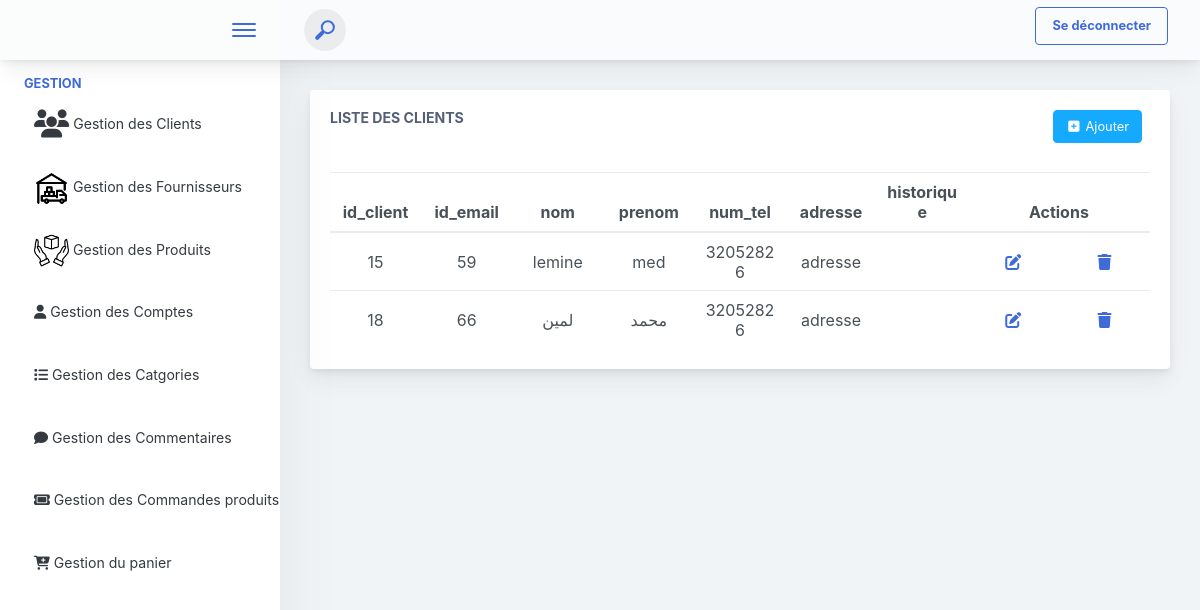
The page /affiche_client on the database its author committed.
### produits_app/models.py (models this page shows)
class Client(models.Model):
    id_client = models.AutoField(primary_key=True)
    id_email = models.ForeignKey(Compte, on_delete=models.CASCADE, default=4)
    nom = models.CharField(max_length=100)
    prenom = models.CharField(max_length=100, default='prenom_user')
    num_tel = models.IntegerField(default=0)
    adresse = models.CharField(max_length=100, default='adresse')
    historique = models.ManyToManyField(CommandeProduit,blank=True)

### produits_app/views.py (the view)
# urls.py: path('affiche_client',views.affiche_client,name="affiche_client"),
def affiche_client(request):
    clients = Client.objects.all()
    return render(request,"interface_admin/Admin_Client/client_affichage.html",{'clients':clients})

### produits_app/templates/interface_admin/Admin_Client/client_affichage.html (shortened to what this page needs)
{% extends 'interface_admin/navbar.html' %}
{% block content %}
  <div class="app-main__inner">
    <div class="row">
        <div class="col-lg-12">
          <div class="main-card mb-3 card">
            <div class="card-body">
              <div style="display: flex ; justify-content: space-between;">
                <div>
                  <h5 class="card-title">Liste des Clients </h5>
                </div>
                <div style="display: flex ; justify-content: space-between;">
                  <div>
                    <a href="{% url 'ajouter_client' %}" class="mb-2 mr-2 btn btn-info"><i class="fa fa-fw" aria-hidden="true" title="Copier pour utiliser plus-square"></i> Ajouter </a>
                  </div>
                </div>
              </div>
              <br>
              <table class="mb-0 table" id="myTable">
                <thead>
                  <tr>
                    <th>id_client</th>
                    <th>id_email</th>
                    <th>nom</th>
                    <th>prenom</th>
                    <th>num_tel</th>
                    <th>adresse</th>
                    <th>historique</th>
                    <th colspan="2" >Actions</th>
                  </tr>
                </thead>
                <tbody>
                  {% for client in clients %}
                  <tr>
                    <td >{{client.id_client}}</td>
                    <td >{{client.id_email_id}}</td>
                    <td >{{client.nom}}</td>
                    <td >{{client.prenom}}</td>
                    <td >{{client.num_tel}}</td>
                    <td>adresse</td>
                    <td >{{client.historique_id}}</td>
                    <td>
                      <a class='button' href="{% url 'modifier_client' client.id_client %}"><i class="fa-solid fa-pen-to-square"></i></a>
                    </td>
                    <td>
                      <a class='button' href="{% url 'suprimer_client' client.id_client %}"><i class="fa-solid fa-trash"></i></a>
                    </td>
                  </tr>
                  {% endfor %}
                </tbody>
              </table>
            </div>
          </div>
        </div>
      </div>
    </div>
  </div>
{% endblock %}

### rows shown on the page
Client: id_client "15", id_email_id "59", nom "lemine", prenom "med", num_tel "32052826"
Client: id_client "18", id_email_id "66", nom "لمين", prenom "محمد", num_tel "32052826"
